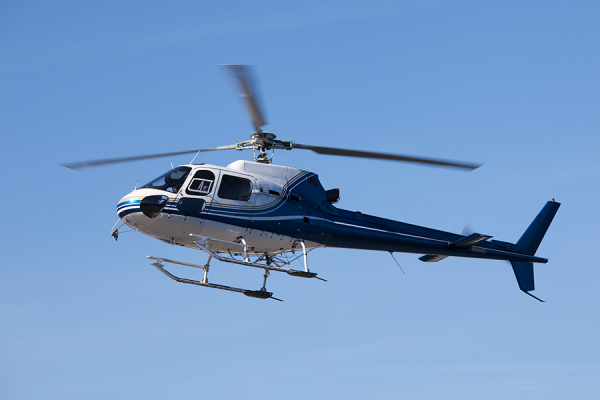
#> input picture 8OpenCVTemel_Islemler/helikopter.jpg, 600 x 400 px, found by its file name
$ python resmi_dondurme.py
#> lines starting #> are read from the running program, lines starting #| are printed output that depends on the picture
import  cv2
import numpy as np

img=cv2.imread("C:\\Users\\umuty\\Desktop\\OpenCV\\test_images\\helikopter.jpg",0)
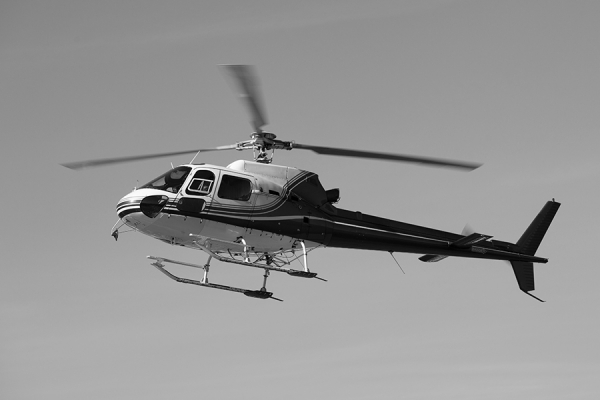
#> img: shape (400, 600); min 0, max 254, mean 148.9

row,col=img.shape
#> row = 400; col = 600

M=cv2.getRotationMatrix2D((col/2,row/2),90,1)
#burda col ve row degeri bir arguman olarak yazılıyor     #(ilk sutun,sonra satır) +saat yonunun tersi
dst=cv2.warpAffine(img,M,(col,row))
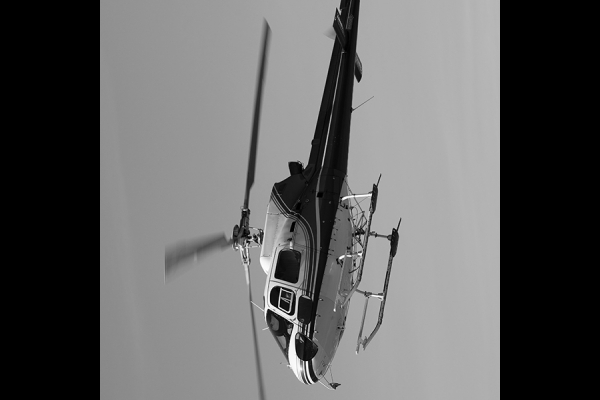
#> dst: shape (400, 600); min 0, max 254, mean 97.3

cv2.imshow("Original",img)
cv2.imshow("DST",dst)

cv2.waitKey(0)
cv2.destroyAllWindows()
